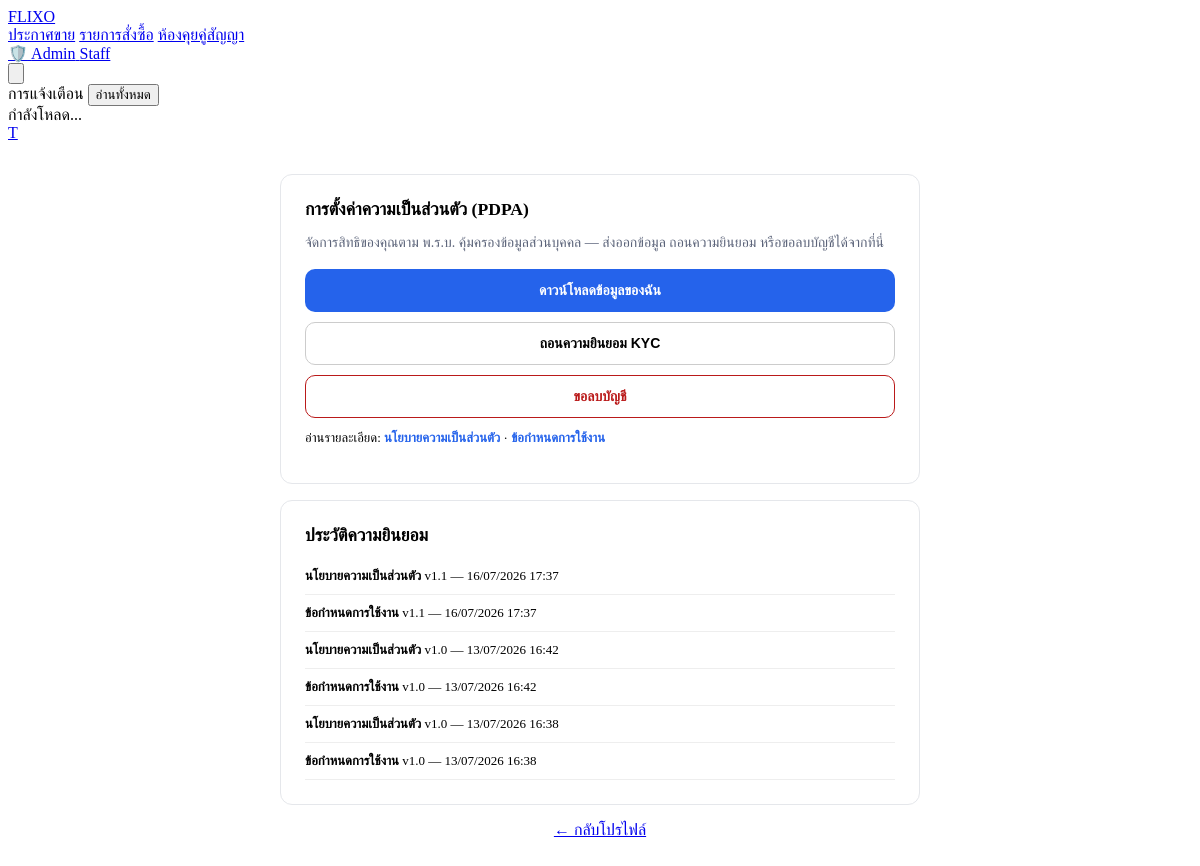
Screenshot of /privacy.php (signed in) with the database file from the repository.
### tables this page shows
CREATE TABLE `user_consents` (
  `id` int(10) UNSIGNED NOT NULL,
  `user_id` int(10) UNSIGNED NOT NULL,
  `consent_type` varchar(64) NOT NULL COMMENT 'terms_of_service, privacy_policy, kyc_data_collection',
  `version` varchar(16) NOT NULL DEFAULT '1.0',
  `ip_address` varchar(45) DEFAULT NULL,
  `user_agent` varchar(512) DEFAULT NULL,
  `consented_at` datetime NOT NULL DEFAULT current_timestamp(),
  `withdrawn_at` datetime DEFAULT NULL,
  `withdrawn_ip` varchar(45) DEFAULT NULL,
  `withdrawn_reason` text DEFAULT NULL
);

### includes/Rbac.php (called while the page is built, shortened)
<?php
class Rbac {
    public static function can(string $role, string $permission): bool {
        $role = strtolower($role);
        $perms = self::PERMISSIONS[$role] ?? [];
        if (in_array('*', $perms, true)) {
            return true;
        }
        return in_array($permission, $perms, true);
    }
    public static function isStaff(string $role): bool {
        return self::can($role, 'admin.access');
    }
}

### includes/auth.php (called while the page is built, shortened)
<?php
$me = $_SESSION['user'];
require_once __DIR__ . '/../models/Consent.php';
require_once __DIR__ . '/../models/User.php';
?>

### models/User.php (called while the page is built, shortened)
<?php
require_once __DIR__ . '/../includes/PiiEncryption.php';
class User {
    private $conn;
    public function __construct($db_connection) {
        $this->conn = $db_connection;
    }
    private function prepareStatement($sql) {
        $stmt = $this->conn->prepare($sql);
        return $stmt;
    }
    private function decryptUserRow(?array $row): ?array {
        if (!empty($row['phone'])) {
            $row['phone'] = PiiEncryption::decrypt($row['phone']);
        }
        return $row;
    }
    public function findByUsername($username) {
        $sql = "SELECT * FROM users WHERE username = ?";
        $stmt = $this->prepareStatement($sql);
        $stmt->bind_param("s", $username);
        $stmt->execute();
        return $this->decryptUserRow($stmt->get_result()->fetch_assoc());
    }
}
?>

### includes/PiiEncryption.php (called while the page is built, shortened)
<?php
class PiiEncryption {
    public static function decrypt(string $stored): string {
        if ($stored === '' || !str_starts_with($stored, 'enc:')) {
            return $stored;
        }
        $data = base64_decode(substr($stored, 4), true);
        $iv = substr($data, 0, self::IV_LEN);
        $tag = substr($data, self::IV_LEN, self::TAG_LEN);
        $ciphertext = substr($data, self::IV_LEN + self::TAG_LEN);
        $plain = openssl_decrypt($ciphertext, self::CIPHER, self::getKey(), OPENSSL_RAW_DATA, $iv, $tag);
        return $plain !== false ? $plain : $stored;
    }
}

### models/Consent.php (called while the page is built, shortened)
<?php
class Consent {
    private $conn;
    public function __construct($db_connection) {
        $this->conn = $db_connection;
    }
    public function getByUser(int $userId): array {
        $sql = "SELECT consent_type, version, ip_address, consented_at, withdrawn_at FROM user_consents WHERE user_id = ? ORDER BY consented_at DESC";
        $stmt = $this->conn->prepare($sql);
        $stmt->bind_param('i', $userId);
        $stmt->execute();
        return $stmt->get_result()->fetch_all(MYSQLI_ASSOC);
    }
}

### privacy.php (the view, shortened to what this page needs)
<?php
require_once __DIR__ . '/includes/auth.php';
require_once __DIR__ . '/models/Consent.php';
$action = $_GET['action'] ?? 'settings';
$userModel = new User($conn);
$user = $userModel->findByUsername($me);
$consentModel = new Consent($conn);
$consents = $consentModel->getByUser((int) $user['id']);
$consentLabels = [
    'terms_of_service' => 'ข้อกำหนดการใช้งาน',
    'privacy_policy' => 'นโยบายความเป็นส่วนตัว',
    'kyc_data_collection' => 'ความยินยอมเก็บข้อมูล KYC',
    'marketing' => 'การตลาด',
];
include 'includes/header.php';
include 'includes/navbar.php';
?>
<div class="privacy-page">
    <?php if ($action === 'reconsent'): ?>
    <div class="privacy-card">
        <h2>อัปเดตนโยบายความเป็นส่วนตัว</h2>
        <p class="privacy-lead">เราได้ปรับปรุงข้อกำหนดหรือนโยบายความเป็นส่วนตัว กรุณายอมรับเพื่อใช้งานต่อ</p>
        <form id="reconsent-form">
            <label style="display:block;margin-bottom:12px;"><input type="checkbox" name="consent_terms" required> ยอมรับ <a href="terms_of_service.php" target="_blank">ข้อกำหนดการใช้งาน</a> (v<?php echo TERMS_VERSION; ?>)</label>
            <label style="display:block;margin-bottom:16px;"><input type="checkbox" name="consent_privacy" required> ยอมรับ <a href="privacy_policy.php" target="_blank">นโยบายความเป็นส่วนตัว</a> (v<?php echo PRIVACY_VERSION; ?>)</label>
            <button type="submit" class="privacy-btn privacy-btn-primary">ยืนยันและดำเนินการต่อ</button>
        </form>
    </div>
    <?php else: ?>
    <div class="privacy-card">
        <h2>การตั้งค่าความเป็นส่วนตัว (PDPA)</h2>
        <p class="privacy-lead">จัดการสิทธิของคุณตาม พ.ร.บ. คุ้มครองข้อมูลส่วนบุคคล — ส่งออกข้อมูล ถอนความยินยอม หรือขอลบบัญชีได้จากที่นี่</p>
        <div class="privacy-actions">
            <button type="button" class="privacy-btn privacy-btn-primary" id="btn-export">ดาวน์โหลดข้อมูลของฉัน</button>
            <button type="button" class="privacy-btn" id="btn-withdraw-kyc">ถอนความยินยอม KYC</button>
            <button type="button" class="privacy-btn privacy-btn-danger" id="btn-delete">ขอลบบัญชี</button>
        </div>
        <p class="privacy-links">
            อ่านรายละเอียด: <a href="privacy_policy.php" target="_blank" rel="noopener">นโยบายความเป็นส่วนตัว</a>
            · <a href="terms_of_service.php" target="_blank" rel="noopener">ข้อกำหนดการใช้งาน</a>
        </p>
    </div>
    <div class="privacy-card">
        <h2>ประวัติความยินยอม</h2>
        <?php if ($consents === []): ?>
            <p class="tx-meta">ยังไม่มีข้อมูล</p>
        <?php else: ?>
            <?php foreach ($consents as $c):
                $type = $c['consent_type'] ?? '';
                $label = $consentLabels[$type] ?? $type;
            ?>
                <div class="consent-row">
                    <strong><?php echo htmlspecialchars($label); ?></strong>
                    <span class="tx-meta">v<?php echo htmlspecialchars($c['version']); ?></span>
                    — <?php echo date('d/m/Y H:i', strtotime($c['consented_at'])); ?>
                </div>
            <?php endforeach; ?>
        <?php endif; ?>
    </div>
    <?php endif; ?>
    <p style="text-align:center;"><a href="dashboard.php?tab=profile">← กลับโปรไฟล์</a></p>
</div>
<?php include 'includes/footer.php'; ?>

### includes/header.php (shortened to what this page needs)
<!DOCTYPE html>
<html lang="th">
<head>
    <link rel="stylesheet" href="<?php echo ASSETS_URL; ?>/css/style.css?v=<?php echo time(); ?>">
    <link rel="stylesheet" href="<?php echo ASSETS_URL; ?>/css/chat.css?v=<?php echo time(); ?>">
</head>
<body>

### includes/navbar.php (shortened to what this page needs)
<?php
$current_page = basename($_SERVER['PHP_SELF']);
$is_logged_in = isset($_SESSION['user']);
$is_app_shell = !empty($use_app_shell);
$support_unread = 0;
$chat_unread = 0;
if ($is_logged_in && isset($conn) && isset($_SESSION['user'])) {
    $support_unread = getSupportUnreadCount($conn, $_SESSION['user']);
    $chat_unread = NotificationService::getUnreadChatCount($conn, $_SESSION['user']);
}
?>
<?php if ($is_logged_in): ?>
<link rel="stylesheet" href="<?php echo ASSETS_URL; ?>/css/notifications.css?v=<?php echo time(); ?>">
<?php endif; ?>
<header class="navbar <?php echo $is_logged_in ? 'navbar-app' : ''; ?>">
    <div class="nav-left">
        <div class="logo" style="display:flex;align-items:center;gap:6px;">
            <?php if ($is_app_shell): ?>
            <button type="button" data-app-tab="home" style="background:none;border:none;cursor:pointer;padding:0;display:flex;align-items:center;gap:6px;font:inherit;">
                <span style="color:var(--primary-color);font-size:24px;font-weight:bold;font-family:var(--font-heading,'Hanken Grotesk',sans-serif);">FLIXO</span>
                <span class="logo-badge">Secure</span>
            </button>
            <?php else: ?>
            <a href="<?php echo $is_logged_in ? BASE_URL . '/dashboard.php' : BASE_URL . '/index.php'; ?>">FLIXO</a>
            <?php endif; ?>
        </div>
        <?php if ($is_logged_in && $is_app_shell): ?>
        <nav class="nav-main-links">
            <button type="button" class="nav-tab-btn" data-app-tab="home">ประกาศขาย</button>
            <button type="button" class="nav-tab-btn" data-app-tab="orders">รายการสั่งซื้อ</button>
            <button type="button" class="nav-tab-btn nav-tab-btn-chat" data-app-tab="chat">
                ห้องคุยคู่สัญญา
                <?php if ($support_unread > 0): ?>
                    <span class="nav-tab-badge"><?php echo (int) $support_unread; ?></span>
                <?php endif; ?>
                <span class="nav-dot nav-chat-dot" data-chat-dot aria-hidden="true"<?php echo $chat_unread > 0 ? '' : ' style="display:none;"'; ?>></span>
            </button>
        </nav>
        <?php elseif ($is_logged_in && !$is_app_shell): ?>
        <nav class="nav-main-links">
            <a href="<?php echo BASE_URL; ?>/dashboard.php" class="nav-main-link <?php echo $current_page === 'dashboard.php' ? 'active' : ''; ?>">ประกาศขาย</a>
            <a href="<?php echo BASE_URL; ?>/dashboard.php?tab=orders" class="nav-main-link">รายการสั่งซื้อ</a>
            <a href="<?php echo BASE_URL; ?>/dashboard.php?tab=chat" class="nav-main-link <?php echo ($current_page === 'dashboard.php' && ($_GET['tab'] ?? '') === 'chat') ? 'active' : ''; ?>">ห้องคุยคู่สัญญา</a>
        </nav>
        <?php endif; ?>
    </div>
    <?php if ($is_logged_in): ?>
        <div class="nav-right">
        <?php
        require_once __DIR__ . '/Rbac.php';
        $nav_staff_role = $_SESSION['role'] ?? '';
        if (Rbac::isStaff($nav_staff_role)):
        ?>
        <a href="<?php echo BASE_URL; ?>/admin/index.php" class="nav-admin-btn" title="ระบบ Admin — เฉพาะเจ้าหน้าที่">
            <span class="nav-admin-btn__icon" aria-hidden="true">🛡️</span>
            <span class="nav-admin-btn__text">Admin</span>
            <span class="nav-admin-btn__badge">Staff</span>
        </a>
        <?php endif; ?>
        <?php include __DIR__ . '/partials/notification_panel.php'; ?>
        <?php if ($is_app_shell): ?>
        <button type="button" class="nav-profile-btn" data-app-tab="profile" title="โปรไฟล์" style="border:none;cursor:pointer;">
            <span class="nav-profile-avatar"><?php echo strtoupper(substr($_SESSION['user'], 0, 1)); ?></span>
        </button>
        <?php else: ?>
        <a href="<?php echo BASE_URL; ?>/dashboard.php?tab=profile" class="nav-profile-btn" title="โปรไฟล์">
            <span class="nav-profile-avatar"><?php echo strtoupper(substr($_SESSION['user'], 0, 1)); ?></span>
        </a>
        <?php endif; ?>
    </div>
    <?php endif; ?>
</header>

### includes/partials/notification_panel.php (shortened to what this page needs)
<div class="notif-bell-wrap">
    <button type="button" class="notif-bell-btn" id="notif-bell-btn" title="การแจ้งเตือน" aria-label="การแจ้งเตือน" aria-haspopup="true" aria-expanded="false">
    </button>
    <div class="notif-dropdown" id="notif-dropdown" aria-hidden="true">
        <div class="notif-dropdown-header">
            <span>การแจ้งเตือน</span>
            <button type="button" id="notif-mark-all-read">อ่านทั้งหมด</button>
        </div>
        <div class="notif-dropdown-list" id="notif-dropdown-list">
            <div class="notif-empty">กำลังโหลด...</div>
        </div>
    </div>
</div>

### includes/footer.php (shortened to what this page needs)
</body>
</html>

### includes/header.php (style rules this page uses)
html, body { opacity: 1 !important; }

### privacy.php (style rules this page uses)
.privacy-page { max-width: 640px; margin: 32px auto; padding: 0 16px; }
.privacy-card { background: var(--card-bg, #fff); border-radius: 12px; padding: 24px; margin-bottom: 16px; border: 1px solid var(--border-color, #e5e7eb); }
.privacy-card h2 { margin: 0 0 12px; font-size: 1.1rem; }
.privacy-lead { margin: 0 0 16px; color: #5c647a; font-size: 14px; line-height: 1.5; }
.privacy-actions { display: flex; flex-direction: column; gap: 10px; }
.privacy-btn { display: inline-flex; align-items: center; justify-content: center; gap: 8px; padding: 12px 16px; border-radius: 10px; border: 1px solid #ccc; background: #fff; cursor: pointer; text-decoration: none; color: inherit; font-size: 14px; font-weight: 600; }
.privacy-btn-primary { background: var(--primary-color, #2563eb); color: #fff; border-color: transparent; }
.privacy-btn-danger { color: #ba1a1a; border-color: #ba1a1a; }
.consent-row { font-size: 13px; padding: 10px 0; border-bottom: 1px solid #eee; }
.privacy-links { margin-top: 12px; font-size: 13px; }
.privacy-links a { color: var(--primary-color, #2563eb); font-weight: 600; text-decoration: none; }

### rows the page displays
user_consents: consent_type "นโยบายความเป็นส่วนตัว", version "1.1", consented_at "16/07/2026 17:37"
user_consents: consent_type "ข้อกำหนดการใช้งาน", version "1.1", consented_at "16/07/2026 17:37"
user_consents: consent_type "นโยบายความเป็นส่วนตัว", version "1.0", consented_at "13/07/2026 16:42"
user_consents: consent_type "ข้อกำหนดการใช้งาน", version "1.0", consented_at "13/07/2026 16:42"
user_consents: consent_type "นโยบายความเป็นส่วนตัว", version "1.0", consented_at "13/07/2026 16:38"
user_consents: consent_type "ข้อกำหนดการใช้งาน", version "1.0", consented_at "13/07/2026 16:38"

### other values shown
substr($_SESSION['user'], 0, 1) "T"
